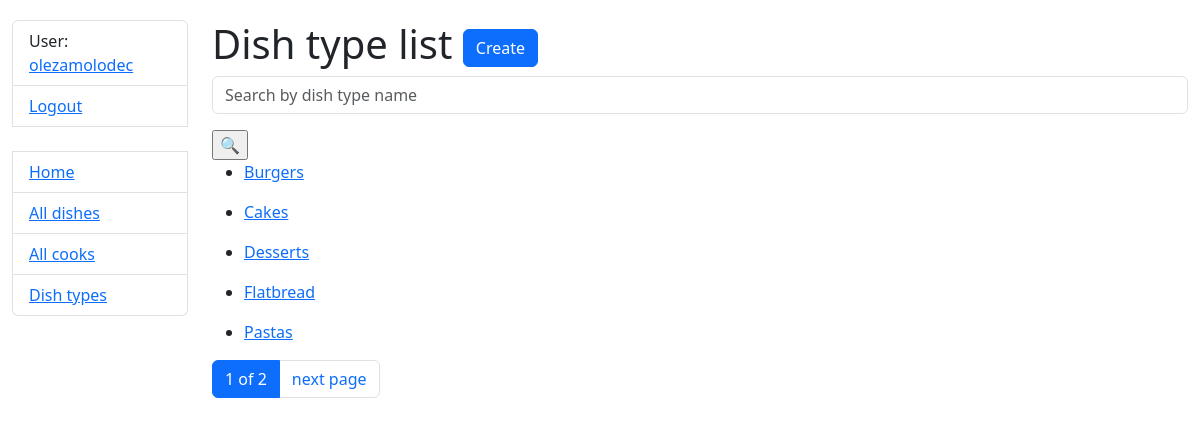
Screenshot of /dish-types/ (signed in) with the database file from the repository.
### kitchen/models.py (models this page shows, shortened)
class Cook(AbstractUser):
    years_of_experience = models.IntegerField(default=0)
    class Meta:
        verbose_name = "cook"
        verbose_name_plural = "cooks"
    def get_absolute_url(self):
        return reverse("kitchen:cook-detail", kwargs={"pk": self.pk})

class DishType(models.Model):
    name = models.CharField(max_length=69, unique=True)
    class Meta:
        ordering = ["name"]

### kitchen/views.py (the view)
# urls.py: path("dish-types/", DishTypeListView.as_view(), name="dish-type-list"),
class DishTypeListView(LoginRequiredMixin, generic.ListView):
    model = DishType
    context_object_name = "dish_type_list"
    template_name = "kitchen/dish_type_list.html"
    paginate_by = 5
    def get_context_data(self, **kwargs):
        context = super(DishTypeListView, self).get_context_data(**kwargs)
        name = self.request.GET.get("name", "")
        context["search_form"] = DishTypeNameSearchForm(
            initial={"name": name}
        )
        return context
    def get_queryset(self):
        queryset = super().get_queryset()
        form = DishTypeNameSearchForm(self.request.GET)
        if form.is_valid():
            queryset = queryset.filter(
                name__icontains=form.cleaned_data["name"]
            )
            return queryset

### kitchen/forms.py
class DishTypeNameSearchForm(forms.Form):
    name = forms.CharField(
        max_length=55,
        required=False,
        label="",
        widget=forms.TextInput(attrs={"placeholder": "Search by dish type name"}),
    )

### kitchen/templatetags/query_transform.py (called while the page is built)
@register.simple_tag
def query_transform(request, **kwargs):
    updated = request.GET.copy()
    for key, value in kwargs.items():
        if value is not None:
            updated[key] = value
        else:
            updated.pop(key, 0)
    return updated. urlencode()

### templates/kitchen/dish_type_list.html
{% extends "base.html" %}
{% load crispy_forms_filters %}
{% block content %}
  <h1>
    Dish type list
    <a href="{% url 'kitchen:dish-type-create' %}" class="btn btn-primary link-to-page">
      Create
    </a>
  </h1>
  <form method="get" action="">
  {{ search_form|crispy }}
  <input type="submit" value="🔍">
  </form>
  {% if dish_type_list %}
    {% for dish_type in dish_type_list %}
      <ul>
        <li>
          <a href="{% url 'kitchen:dish-type-detail' dish_type.id %}">
            {{ dish_type.name }}
          </a>
        </li>
      </ul>
    {% endfor %}
  {% else %}
    <p>There are no dish types yet</p>
  {% endif %}
{% endblock %}

### templates/includes/sidebar.html
<ul class="sidebar-nav list-group">
  {% if user.is_authenticated %}
    <li class="list-group-item">User: <a href="{{ user.get_absolute_url }}">{{ user.get_username }}</a></li>
    <li class="list-group-item"><a href="{% url 'logout' %}">Logout</a></li>
  {% else %}
    <li class="list-group-item"><a href="{% url 'login' %}">Login</a></li>
  {% endif %}
  <br>
  <li class="list-group-item"><a href="{% url 'kitchen:index' %}">Home</a></li>
  <li class="list-group-item"><a href="{% url 'kitchen:dish-list' %}">All dishes</a></li>
  <li class="list-group-item"><a href="{% url 'kitchen:cook-list' %}">All cooks</a></li>
  <li class="list-group-item"><a href="{% url 'kitchen:dish-type-list' %}">Dish types</a></li>
</ul>

### static/css/styles.css (style rules this page uses)
body { margin-top: 20px; }

### rows the page displays
Cook: get_username "olezamolodec"
DishType: name "Burgers"
DishType: name "Cakes"
DishType: name "Desserts"
DishType: name "Flatbread"
DishType: name "Pastas"

### other values shown
{{ page_obj.number }} "1"
{{ paginator.num_pages }} "2"
